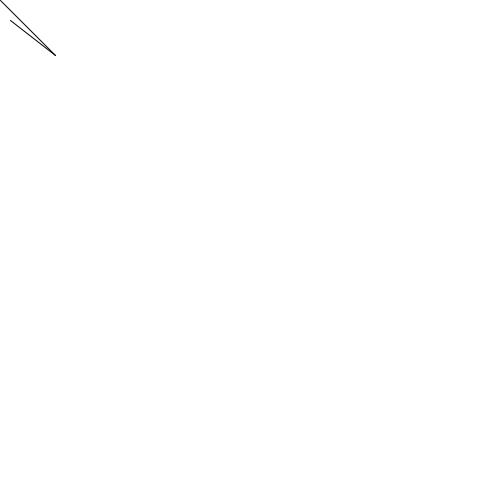
Frame 1 (no input)
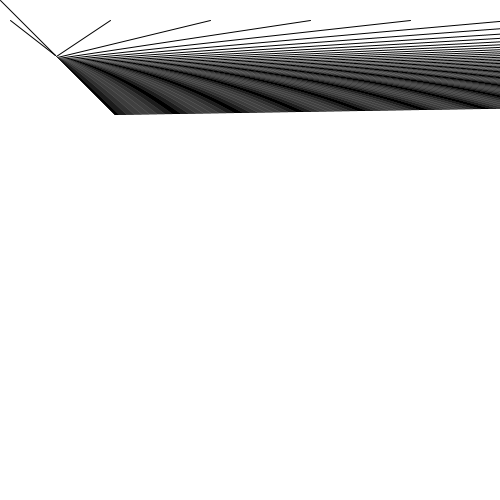
Frame 60 (the mouse pressed at the canvas centre just before this capture)
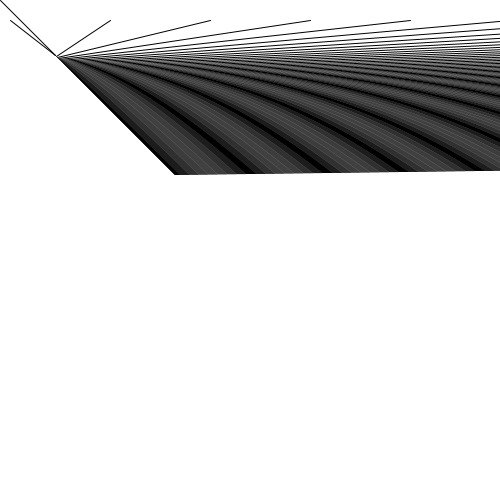
Frame 120 (the mouse held since frame 60 and released just before this capture)

The Processing sketch that drew these frames (run headless with seeded random() and noise(); from frame 60 on, the mouse is pressed at the canvas centre):

// Processing sketch: processing_31375
// ── processing_31375.pde

int hello = 55;
int goodbye = 10;

void setup(){
  size(500,500);
  background(255);
  
  line(0,0,hello,hello);
  
 }
 
 void draw(){
   line(goodbye,20,hello,hello);
   hello = hello + 1; 
   goodbye = goodbye + 100;
 }
